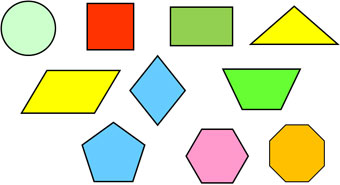
#> input picture Resources/shape.jpg, 340 x 185 px
$ python contours_shape_detection.py   (older library calls are emulated)
#> lines starting #> are read from the running program, lines starting #| are printed output that depends on the picture; after the words box and inside, x2 and y2 are one past the last pixel; in counts of white or black regions, pixels touching at a corner belong together
import cv2 as cv

def getContours(img):
    # Contours: curve joining all the continuous points
    _, contours, _ = cv.findContours(img, cv.RETR_EXTERNAL, cv.CHAIN_APPROX_NONE)
    for cnt in contours:
        area = cv.contourArea(cnt)
        print(area)

        cv.drawContours(imgContour, cnt, -1, (255, 0, 0))
        arc = cv.arcLength(cnt, True)
        print(arc)

        approx = cv.approxPolyDP(cnt, 0.02 * arc, True)
        print(len(approx))  # Can know what the shape is

        objCor = len(approx)
        x, y, w, h = cv.boundingRect(approx)    # bounding rectangle


        if objCor == 3: objectType = "Triangle"
        elif objCor == 4:
            aspRatio = w/float(h)
            if aspRatio > 0.95 and aspRatio < 1.05: objectType = "Square"
            else: objectType = "Rectangle"
        elif objCor > 7: objectType = "Circle"
        else: objectType = "None"
        cv.rectangle(imgContour, (x, y), (x + w, y + h), (0, 255, 0), 2)
        cv.putText(imgContour, objectType, (x+5, y + (h//2)+10), cv.FONT_HERSHEY_SIMPLEX, 0.5, (0, 0, 0), 1)

path = "../Resources/shape.jpg"
img = cv.imread(path)
#> img is the input picture: shape (185, 340, 3); mean B, G, R 190.5, 225.8, 222.6
imgContour = img.copy()

imgGray = cv.cvtColor(img, cv.COLOR_BGR2GRAY)
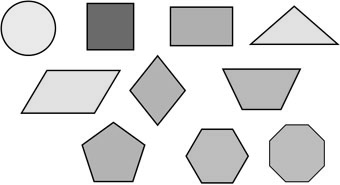
#> imgGray: shape (185, 340); min 0, max 255, mean 220.8
imgBlur = cv.GaussianBlur(imgGray, (5, 5), 1)
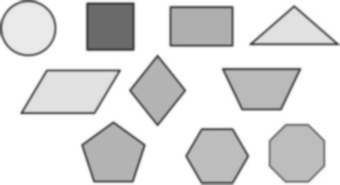
#> imgBlur: shape (185, 340); min 66, max 255, mean 220.8
imgCanny = cv.Canny(imgBlur, 50, 50)
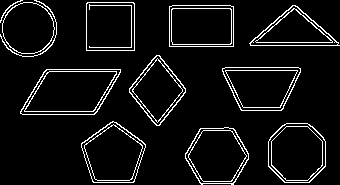
#> imgCanny: shape (185, 340); 6.6% white in thin lines or dots
getContours(imgCanny)
#> in getContours, `_, contours, _ = cv.findContours(img, cv.RETR_EXTERNAL, cv.CHAIN_APPRO..`: contours = 12 contours, 1 with area under 20; largest, box (x1, y1, x2, y2) and area: (20, 69, 121, 115) 3442, (268, 123, 326, 183) 2838, (81, 121, 146, 183) 2802, (185, 127, 249, 185) 2730, (222, 67, 301, 111) 2630
#> the loop in getContours, `for cnt in contours:` made 12 passes
#> (area, arc, approx, objCor, x, y, w, h) on passes 4, 6, 8, 9: (3442.5, 259, [[20, 113], [94, 114], [120, 69], [46, 69]], 4, 20, 69, 101, 46), (2180, 189.9, [[156, 55], [129, 92], [159, 125], [185, 88]], 4, 129, 55, 57, 71), (2619, 208.8, [[169, 6], [169, 46], [233, 46], [233, 6]], 4, 169, 6, 65, 41), (2303, 190.8, [[87, 2], [86, 50], [134, 50], [134, 3]], 4, 86, 2, 49, 49)
#> (area, arc, approx, objCor, x, y, w, h) on pass 7: (1950, 216.3, [[249, 43], [339, 45], [295, 5]], 3, 249, 5, 91, 41)
#> (printed output is left out)
#> after the loop in getContours, `for cnt in contours:`:
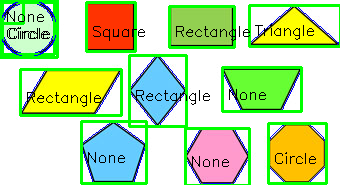
#> imgContour: shape (185, 340, 3); 15.52% of pixels changed, all inside (x1, y1, x2, y2) = (0, 0, 340, 185)

# [4 lines of commented-out code are left out]
cv.imshow("Contours Image", imgContour)


cv.waitKey(0)
